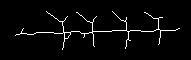
#> input picture images/skeletons/SA_20220620-103036_3vhpgd00n9vt_incision_crop_0.jpg, 191 x 60 px, given as the content of the folder ../images/incision_couples/, which was not available
$ python edge.py
#> lines starting #> are read from the running program, lines starting #| are printed output that depends on the picture; after the words box and inside, x2 and y2 are one past the last pixel; in counts of white or black regions, pixels touching at a corner belong together; pictures that were not available may be replaced by others from this repository, and a replacement may not be noted
### images/test/remove_incision.py

import numpy as np
from skimage import measure, morphology,img_as_ubyte


def min_neighbor(im, x,y):
    vyrez = im[x-1:x+2,y-1:y+2].copy()
    vyrez[1,1] =100
    return np.argmin(vyrez)#0-8 mimo 4 #TODO preferovat cestu doprava?


def posun(index):
    i_posun=int(index%3) -1
    j_posun=int(index/3) -1
    return i_posun,j_posun

def find_path(im, bod1,bod2):
    im = im/255
    c = np.zeros_like(im)
    c[im == 0] = 100
    pozice = (bod1[0]+1,bod1[1]+1)
    bod2 = (bod2[0]+1,bod2[1]+1)
    c[pozice] = 1
    cesta = np.zeros((im.shape[0]+2,im.shape[1]+2))
    cesta = cesta +100
    cesta[1:-1,1:-1] = c
    while pozice != bod2:
        cesta[pozice] = cesta[pozice] + 1
        i,j = posun(min_neighbor(cesta, pozice[0],pozice[1]))
        pozice = (pozice[0]+j,pozice[1]+i)

    cesta = cesta[1:-1,1:-1]%2==1
    cesta = morphology.binary_dilation(cesta, np.ones([1,2]))
    cesta = morphology.remove_small_objects(cesta.astype(bool), min_size=3)

    return morphology.binary_erosion(cesta, np.ones([1,2]))

def remove_incision(im):
    img_copy = np.copy(im)
    labelled = morphology.label(img_copy)
    rp = measure.regionprops(labelled)
    incision = np.zeros_like(img_copy)
    for i in rp:
        y1,x1,y2,x2 = i.bbox#(min_row, min_col, max_row, max_col)
        yy, xx= np.nonzero(img_copy[y1:y2,x1:x2])
        yy = yy+y1
        xx = xx+x1
        try:
            index_vpravo = np.argmax(xx) #pravy bod
            index_vlevo = np.argmin(xx) #levy bod
        except ValueError:
            return img_copy #prazdny obraz, nebude se nic delat

        inc = find_path(img_as_ubyte(img_copy), (yy[index_vlevo],xx[index_vlevo]), (yy[index_vpravo],xx[index_vpravo]))
        incision[inc] = 1

    img_copy[incision] = 0

    kernel = np.ones((5,5))
    # kernel = morphology.diamond(1)

    img_copy = morphology.binary_dilation(img_copy, kernel)

    labelled = morphology.label(img_copy)
    rp = measure.regionprops(labelled)

    size = [i.area for i in rp]
    size.sort()
    if len(size)!=0:
        out = morphology.remove_small_objects(img_copy.astype(bool), min_size=size[-1]*0.5)
        out = morphology.remove_small_objects(img_copy.astype(bool), min_size=img_copy.shape[0]*0.3*kernel.shape[0])# TODO nejak odstranit naopak velky objekty?
    else:
        out = img_copy
    return out,incision

### images/test/edge.py
import cv2
import matplotlib.pyplot as plt
from skimage.io import imread
from skimage.color import rgb2gray
import numpy as np
from skimage import measure, morphology,img_as_ubyte
from skimage.feature import canny
from scipy import ndimage
import scipy.signal
from skimage.morphology import diamond
from remove_incision import remove_incision
import os
import skimage.io

def kostra(im):
    im = morphology.skeletonize(im)
    kernel = np.ones((5,5))
    im = morphology.binary_dilation(im, kernel)
    im = morphology.skeletonize(im)
    return im

def visualize(image,gray,blurred,edges,edges_dil,fill_edges,out,kostra_im,incision,stehy):
    # Zobrazení původního a prahovaného obrázku
    plt.figure(figsize=(12, 8))  # Upravena velikost obrázku

    plt.subplot(3, 4, 1)
    plt.imshow(image, cmap='gray')
    plt.title('původní')
    plt.axis('off')

    plt.subplot(3, 4, 2)
    plt.imshow(gray, cmap='gray')
    plt.title('šedotón')
    plt.axis('off')

    plt.subplot(3, 4, 3)
    plt.imshow(blurred, cmap='gray')
    plt.title('filter')
    plt.axis('off')

    plt.subplot(3, 4, 4)
    plt.imshow(edges, cmap='gray')
    plt.title('hrany')
    plt.axis('off')

    plt.subplot(3, 4, 5)
    plt.imshow(edges_dil, cmap='gray')
    plt.title('diletace')
    plt.axis('off')

    plt.subplot(3, 4, 6)
    plt.imshow(fill_edges, cmap='gray')
    plt.title('zaplnění')
    plt.axis('off')

    plt.subplot(3, 4, 7)
    plt.imshow(out , cmap='gray')
    plt.title('odstranění malých objektů')
    plt.axis('off')

    plt.subplot(3, 4, 8)
    plt.imshow(kostra_im, cmap='gray')
    plt.title('kostra')
    plt.axis('off')


    plt.subplot(3, 4, 10)
    plt.imshow(incision, cmap='gray')
    plt.title('kostra')
    plt.axis('off')

    plt.subplot(3, 4, 11)
    plt.imshow(stehy, cmap='gray')
    plt.title('kostra')
    plt.axis('off')

    plt.tight_layout()  # Upraví rozvržení tak, aby se obrázky nepřekrývaly
    plt.show()
    return None


def write_output(file, output):
    f = open(file, "w", encoding="UTF8")
    f.write("filename, n_stiches" + "\n")
    for item in output:
        f.write(item + ", " + str(output[item]) + "\n")
    f.close()
    return

images= os.listdir("../images/incision_couples/")
output ={}
for im in images:
    # Konverze do šedotónu
    image = skimage.io.imread("../images/incision_couples/" + im)
#> image is the input picture: shape (60, 191); min 0, max 255, mean 9
    gray = rgb2gray(image)
    blurred = ndimage.gaussian_filter(gray, sigma=0)

    edges = canny(blurred)
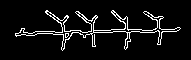
#> edges: shape (60, 191) bool; 6.8% white in thin lines or dots, all inside (x1, y1, x2, y2) = (15, 10, 181, 51)

    skimage.io.imsave("../images/threshold/"+im.split(".")[0]+".png", img_as_ubyte(edges))
    kernel = diamond(1)
    edges_dil = morphology.binary_dilation(edges, kernel)
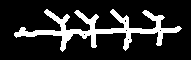
#> edges_dil: shape (60, 191) bool; 16.5% white; 1 white region, box (x1, y1, x2, y2) and area: (14, 9, 182, 52) 1895

    fill_edges = ndimage.binary_fill_holes(edges_dil)
#> fill_edges: shape (60, 191) bool; 16.6% white; 1 white region, box (x1, y1, x2, y2) and area: (14, 9, 182, 52) 1901

    labelled = morphology.label(fill_edges)
#> labelled: shape (60, 191) int32; values 0 (black) and 1 (white), 16.6% white; 1 white region
    rp = measure.regionprops(labelled)
#> rp = 1 regions; box (x1, y1, x2, y2) and area: (14, 9, 182, 52) 1901
    size = [i.area for i in rp]
#> size = [1901]
    size.sort()
    try:
        out = morphology.remove_small_objects(fill_edges, min_size=size[-1]*0.8)
    except IndexError:
        out = fill_edges
    kostra_im= kostra(out)
#> in kostra, `im = morphology.skeletonize(im)`: im: shape (60, 191) bool; 3% white in thin lines or dots, all inside (x1, y1, x2, y2) = (16, 11, 178, 49)
#> in kostra, `im = morphology.binary_dilation(im, kernel)`: im: shape (60, 191) bool; 17.5% white; 1 white region, box (x1, y1, x2, y2) and area: (14, 9, 180, 51) 2008
#> in kostra, `im = morphology.skeletonize(im)`:
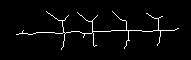
#> im: shape (60, 191) bool; 3.1% white in thin lines or dots, all inside (x1, y1, x2, y2) = (16, 11, 179, 50)
    skimage.io.imsave("../images/skeletons/"+im.split(".")[0]+".png", img_as_ubyte(kostra_im))
    stehy,incision = remove_incision(kostra_im)
#> in remove_incision, `rp = measure.regionprops(labelled)`: rp = 1 regions; box (x1, y1, x2, y2) and area: (16, 11, 179, 50) 355
#> the loop in remove_incision, `for i in rp:` made 1 pass
#> (y1, x1, y2, x2, index_vpravo, index_vlevo, bod2 in find_path) on pass 1: (11, 16, 50, 179, 111, 283, (29, 179))
#> pass 1, in remove_incision, `inc = find_path(img_as_ubyte(img_copy), (yy[index_vlevo],xx[index_vlev..`:
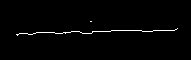
#> inc: shape (60, 191) bool; 1.5% white in thin lines or dots, all inside (x1, y1, x2, y2) = (16, 21, 178, 36)
#> in remove_incision, `img_copy[incision] = 0`:
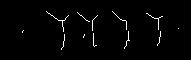
#> img_copy: shape (60, 191) bool; 1.7% white in thin lines or dots, all inside (x1, y1, x2, y2) = (22, 11, 179, 50)
#> in remove_incision, `img_copy = morphology.binary_dilation(img_copy, kernel)`: img_copy: shape (60, 191) bool; 12% white; 7 white regions, largest, box (x1, y1, x2, y2) and area: (44, 9, 71, 52) 355, (75, 10, 100, 49) 328, (110, 9, 132, 51) 298
#> in remove_incision, `labelled = morphology.label(img_copy)`:
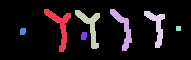
#> labelled: shape (60, 191) int32; 8 distinct labels, from 0 to 7; one colour per label, 0 black
#> in remove_incision, `out = morphology.remove_small_objects(img_copy.astype(bool), min_size=..`:
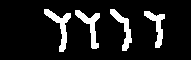
#> out: shape (60, 191) bool; 11.1% white; 4 white regions, box (x1, y1, x2, y2) and area: (44, 9, 71, 52) 355, (75, 10, 100, 49) 328, (110, 9, 132, 51) 298, (144, 11, 165, 48) 286
    labels, num = morphology.label(stehy, return_num=True)
#> labels: shape (60, 191) int32; 5 distinct labels, from 0 to 4
    skimage.io.imsave("../images/incisionless/"+im.split(".")[0]+".png", img_as_ubyte(stehy))
    output[im] = num


    # Aplikace adaptivního prahování s Gaussovým průměrem


    write_output("output.csv" , output)
#> the loop in write_output, `for item in output:` made 1 pass

    visualize(image,gray,blurred,edges,edges_dil,fill_edges,out,kostra_im,incision,stehy)

$ run again, on images/skeletons/SA_20220707-185055_489d46mj8m13_incision_crop_0.jpg
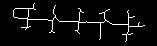
#> input picture images/skeletons/SA_20220707-185055_489d46mj8m13_incision_crop_0.jpg, 157 x 46 px, given as the content of the folder ../images/incision_couples/, which was not available
#> image is the input picture: shape (46, 157); min 0, max 255, mean 12.9
#> `edges = canny(blurred)`:
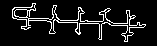
#> edges: shape (46, 157) bool; 9.2% white in thin lines or dots, all inside (x1, y1, x2, y2) = (12, 3, 146, 42)
#> edges_dil: shape (46, 157) bool; 22.8% white; 1 white region, box (x1, y1, x2, y2) and area: (11, 2, 147, 43) 1647
#> fill_edges: shape (46, 157) bool; 23.6% white; 1 white region, box (x1, y1, x2, y2) and area: (11, 2, 147, 43) 1703
#> `rp = measure.regionprops(labelled)`: rp = 1 regions; box (x1, y1, x2, y2) and area: (11, 2, 147, 43) 1703
#> size = [1703]
#> in remove_incision, `rp = measure.regionprops(labelled)`: rp = 1 regions; box (x1, y1, x2, y2) and area: (18, 2, 146, 43) 297
#> the loop in remove_incision, `for i in rp:` made 1 pass
#> (y1, x1, y2, x2, index_vpravo, index_vlevo, bod2 in find_path) on pass 1: (2, 18, 43, 146, 193, 45, (24, 146))
#> in remove_incision, `out = morphology.remove_small_objects(img_copy.astype(bool), min_size=..`:
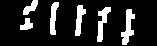
#> out: shape (46, 157) bool; 14.8% white; 6 white regions, box (x1, y1, x2, y2) and area: (121, 9, 135, 45) 252, (97, 7, 111, 42) 224, (75, 5, 86, 36) 188, (50, 2, 59, 35) 184, (23, 0, 38, 15) 118, (20, 18, 33, 30) 100
#> labels: shape (46, 157) int32; 7 distinct labels, from 0 to 6
#> the loop in write_output, `for item in output:` made 1 pass

$ run again, on images/skeletons/SA_20220707-185055_489d46mj8m13_incision_crop_0_start.jpg
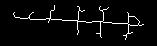
#> input picture images/skeletons/SA_20220707-185055_489d46mj8m13_incision_crop_0_start.jpg, 157 x 46 px, given as the content of the folder ../images/incision_couples/, which was not available
#> image is the input picture: shape (46, 157); min 0, max 255, mean 10.9
#> `edges = canny(blurred)`:
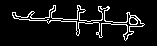
#> edges: shape (46, 157) bool; 8% white in thin lines or dots, all inside (x1, y1, x2, y2) = (12, 5, 145, 41)
#> edges_dil: shape (46, 157) bool; 19.4% white; 1 white region, box (x1, y1, x2, y2) and area: (11, 4, 146, 42) 1403
#> fill_edges: shape (46, 157) bool; 19.8% white; 1 white region, box (x1, y1, x2, y2) and area: (11, 4, 146, 42) 1429
#> `rp = measure.regionprops(labelled)`: rp = 1 regions; box (x1, y1, x2, y2) and area: (11, 4, 146, 42) 1429
#> size = [1429]
#> in remove_incision, `rp = measure.regionprops(labelled)`: rp = 1 regions; box (x1, y1, x2, y2) and area: (14, 5, 143, 38) 248
#> the loop in remove_incision, `for i in rp:` made 1 pass
#> (y1, x1, y2, x2, index_vpravo, index_vlevo, bod2 in find_path) on pass 1: (5, 14, 38, 143, 201, 41, (24, 143))
#> `labels, num = morphology.label(stehy, return_num=True)`:
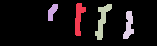
#> labels: shape (46, 157) int32; 5 distinct labels, from 0 to 4; one colour per label, 0 black
#> the loop in write_output, `for item in output:` made 1 pass

$ run again, on images/skeletons/SA_20220707-190320_tl4ev95290pp_incision_crop_0.jpg
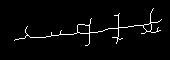
#> input picture images/skeletons/SA_20220707-190320_tl4ev95290pp_incision_crop_0.jpg, 170 x 60 px, given as the content of the folder ../images/incision_couples/, which was not available
#> image is the input picture: shape (60, 170); min 0, max 255, mean 8.4
#> edges: shape (60, 170) bool; 6% white in thin lines or dots, all inside (x1, y1, x2, y2) = (14, 8, 163, 47)
#> edges_dil: shape (60, 170) bool; 14.7% white; 1 white region, box (x1, y1, x2, y2) and area: (13, 7, 164, 48) 1502
#> fill_edges: shape (60, 170) bool; 15% white; 1 white region, box (x1, y1, x2, y2) and area: (13, 7, 164, 48) 1531
#> `rp = measure.regionprops(labelled)`: rp = 1 regions; box (x1, y1, x2, y2) and area: (13, 7, 164, 48) 1531
#> size = [1531]
#> in remove_incision, `rp = measure.regionprops(labelled)`: rp = 1 regions; box (x1, y1, x2, y2) and area: (15, 7, 163, 46) 261
#> the loop in remove_incision, `for i in rp:` made 1 pass
#> (y1, x1, y2, x2, index_vpravo, index_vlevo, bod2 in find_path) on pass 1: (7, 15, 46, 163, 18, 245, (19, 163))
#> `labels, num = morphology.label(stehy, return_num=True)`:
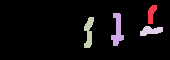
#> labels: shape (60, 170) int32; 5 distinct labels, from 0 to 4; one colour per label, 0 black
#> the loop in write_output, `for item in output:` made 1 pass
